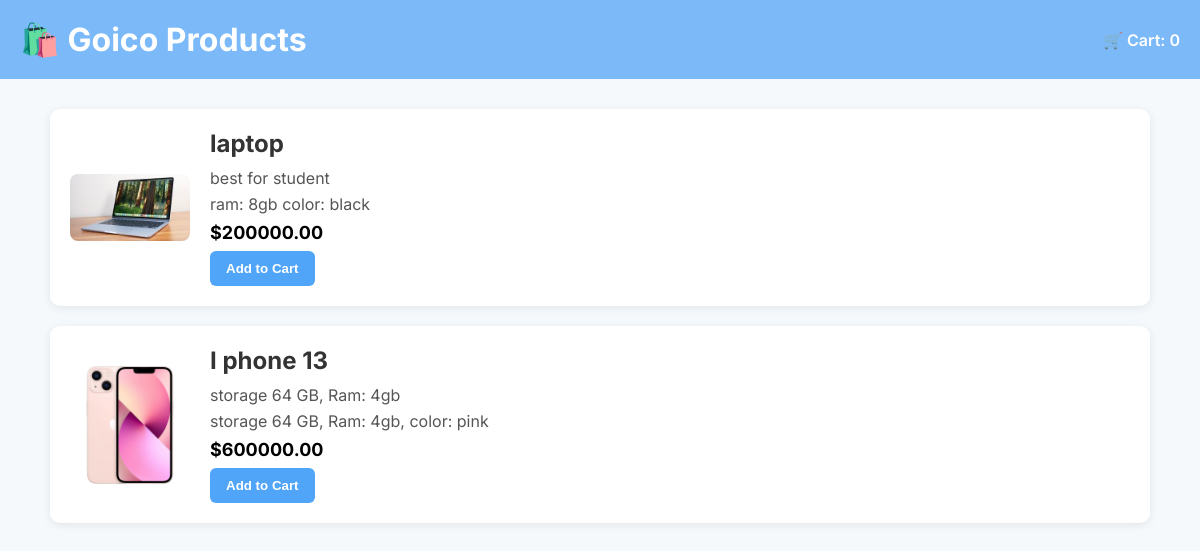
The page /products/ (signed in) on the database its author committed.
### shopping/models.py (models this page shows, shortened)
class Product(models.Model):
    name = models.CharField(max_length=100)
    description = models.TextField()
    price = models.DecimalField(max_digits=10, decimal_places=2)
    image = models.ImageField(upload_to='products/')
    specifications = models.TextField(blank=True)

### shopping/views.py (the view)
# urls.py: path('products/', views.product_list, name='products'),
@login_required
def product_list(request):
    products = Product.objects.all()
    return render(request, 'product_list.html', {'products': products})

### templates/product_list.html (shortened to what this page needs)
{% load static %}
<!DOCTYPE html>
<html lang="en">
<head>
</head>
<body>
<header>
    <h1>🛍️ Goico Products</h1>
    <a href="{% url 'cart' %}">🛒 Cart: <span id="cart-count">0</span></a>
</header>
<div class="container">
    {% for product in products %}
        <div class="product-card">
            <img src="{{ product.image.url }}" alt="{{ product.name }}">
            <div class="product-info">
                <h2>{{ product.name }}</h2>
                <p>{{ product.description }}</p>
                <p>{{ product.specifications }}</p>
                <strong>${{ product.price }}</strong>
                <button onclick="addToCart('{{ product.id }}', '{{ product.name }}', {{ product.price }}, '{{ product.description|escapejs }}')">
                    Add to Cart
                </button>
            </div>
        </div>
    {% empty %}
        <p>No products available.</p>
    {% endfor %}
</div>
</body>
</html>

### templates/product_list.html (style rules this page uses)
body { font-family: 'Inter', sans-serif; background-color: #f6f9fc; margin: 0; padding: 0; }
header { background-color: #7bb9f8; color: white; padding: 20px; display: flex; justify-content: space-between; align-items: center; }
header h1 { margin: 0; }
header a { color: white; text-decoration: none; font-weight: 600; }
.container { max-width: 1100px; margin: 30px auto; padding: 0 20px; }
.product-card { background-color: white; border-radius: 10px; padding: 20px; box-shadow: 0 2px 10px rgba(0,0,0,0.08); margin-bottom: 20px; display: flex; align-items: center; }
.product-card img { width: 120px; height: auto; border-radius: 8px; margin-right: 20px; }
.product-info h2 { margin: 0 0 10px; color: #333; }
.product-info p { margin: 0 0 6px; color: #555; }
.product-info strong { display: block; margin: 8px 0; font-size: 18px; color: #000; }
.product-info button { padding: 10px 16px; background-color: #50a5f9; color: white; border: none; border-radius: 6px; cursor: pointer; font-weight: 600; transition: background 0.3s ease; }

### rows shown on the page
Product: image (picture), name "laptop", description "best for student", specifications "ram: 8gb color: black", price "200000.00"
Product: image (picture), name "I phone 13", description "storage 64 GB, Ram: 4gb", specifications "storage 64 GB, Ram: 4gb, color: pink", price "600000.00"
